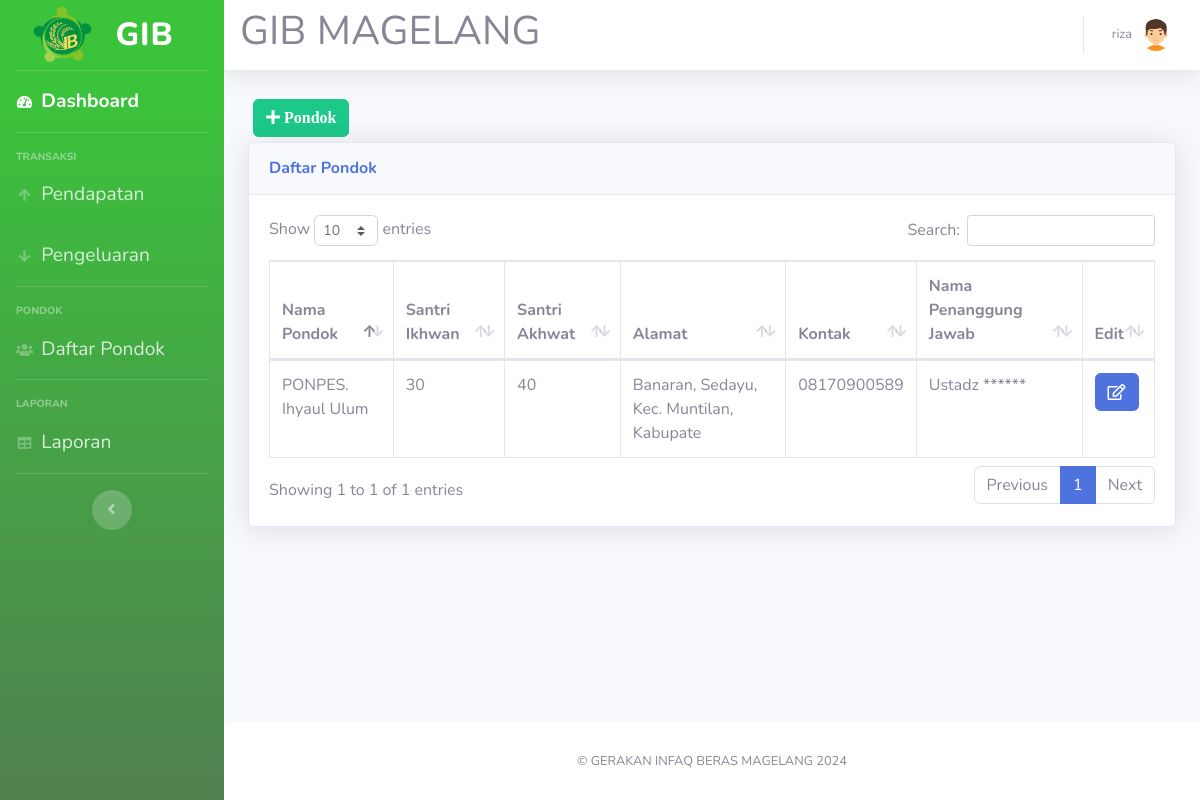
Screenshot of /karyawan.php (signed in) with the database file from the repository.
### tables this page shows
CREATE TABLE `karyawan` (
  `id_karyawan` int(11) NOT NULL AUTO_INCREMENT,
  `nama_pondok` varchar(40) NOT NULL,
  `santri_ikhwan` int(40) NOT NULL,
  `santri_akhwat` int(40) NOT NULL,
  `alamat` varchar(40) NOT NULL,
  `kontak` varchar(40) NOT NULL,
  `nama_penanggung_jawab` varchar(40) NOT NULL,
  PRIMARY KEY (`id_karyawan`)
);

### karyawan.php (the view, shortened to what this page needs)
<!DOCTYPE html>
<html lang="en">
<head>
  <link href="vendor/fontawesome-free/css/all.min.css" rel="stylesheet" type="text/css">
  <link href="css/sb-admin-2.min.css" rel="stylesheet">
  <link href="vendor/datatables/dataTables.bootstrap4.min.css" rel="stylesheet">
</head>
<body id="page-top">
<?php require 'koneksi.php'; ?>
<?php require 'sidebar.php'; ?>
      <div id="content">
<?php require 'navbar.php'; ?>
        <div class="container-fluid">
  </div>
<button type="button" class="btn btn-success" style="margin:5px" data-toggle="modal" data-target="#myModalTambah"><i class="fa fa-plus"> Pondok</i></button><br>
          <div class="card shadow mb-4">
            <div class="card-header py-3">
              <h6 class="m-0 font-weight-bold text-primary">Daftar Pondok</h6>
            </div>
            <div class="card-body">
              <div class="table-responsive">
                <table class="table table-bordered" id="dataTable" width="100%" cellspacing="0">
                  <thead>
                    <tr>
                      <th>Nama Pondok</th>
                      <th>Santri Ikhwan</th>
                      <th>Santri Akhwat</th>
                      <th>Alamat</th>
                      <th>Kontak</th>
                      <th>Nama Penanggung Jawab</th>
                      <th>Edit</th>
                    </tr>
                  </thead>
                  <tbody>
				  <?php
$query = mysqli_query($koneksi,"SELECT * FROM karyawan");
while ($data = mysqli_fetch_assoc($query))
{
?>
                    <tr>
                      <td><?=$data['nama_pondok']?></td>
                      <td><?=$data['santri_ikhwan']?></td>
                      <td><?=$data['santri_akhwat']?></td>
                      <td><?=$data['alamat']?></td>
                      <td><?=$data['kontak']?></td>
                      <td><?=$data['nama_penanggung_jawab']?></td>
					  <td>
<a href="#" type="button" class=" fa fa-edit btn btn-primary btn-md" data-toggle="modal" data-target="#myModal<?php echo $data['id_karyawan']; ?>"></a>
</td>
</tr>
<?php
}
?>
                  </tbody>
                </table>
              </div>
            </div>
          </div>
        </div>
      </div>
<?php require 'footer.php'?>
    </div>
</body>
</html>

### rows the page displays
karyawan: nama_pondok "PONPES. Ihyaul Ulum", santri_ikhwan "30", santri_akhwat "40", alamat "Banaran, Sedayu, Kec. Muntilan, Kabupate", kontak "08170900589", nama_penanggung_jawab "Ustadz ******"

### other values shown
$_SESSION['nama'] "riza"
